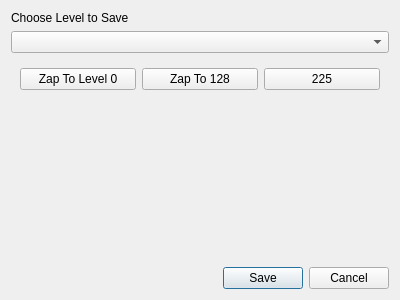
<?xml version="1.0" encoding="UTF-8"?>
<ui version="4.0">
 <class>DialogSave</class>
 <widget class="QDialog" name="DialogSave">
  <property name="geometry">
   <rect>
    <x>0</x>
    <y>0</y>
    <width>400</width>
    <height>300</height>
   </rect>
  </property>
  <property name="windowTitle">
   <string>Dialog</string>
  </property>
  <layout class="QGridLayout" name="gridLayout">
   <item row="0" column="0">
    <widget class="QLabel" name="label">
     <property name="sizePolicy">
      <sizepolicy hsizetype="Preferred" vsizetype="Fixed">
       <horstretch>0</horstretch>
       <verstretch>0</verstretch>
      </sizepolicy>
     </property>
     <property name="text">
      <string>Choose Level to Save</string>
     </property>
    </widget>
   </item>
   <item row="1" column="0">
    <widget class="QComboBox" name="comboBox">
     <property name="sizePolicy">
      <sizepolicy hsizetype="Preferred" vsizetype="Fixed">
       <horstretch>0</horstretch>
       <verstretch>0</verstretch>
      </sizepolicy>
     </property>
    </widget>
   </item>
   <item row="3" column="0">
    <widget class="QLabel" name="preview">
     <property name="text">
      <string/>
     </property>
     <property name="pixmap">
      <pixmap resource="QtSssSNibblers.qrc">:/Images/diamond.svg</pixmap>
     </property>
     <property name="scaledContents">
      <bool>true</bool>
     </property>
    </widget>
   </item>
   <item row="4" column="0">
    <widget class="QLabel" name="warning">
     <property name="sizePolicy">
      <sizepolicy hsizetype="Preferred" vsizetype="Maximum">
       <horstretch>0</horstretch>
       <verstretch>0</verstretch>
      </sizepolicy>
     </property>
     <property name="font">
      <font>
       <weight>75</weight>
       <bold>true</bold>
      </font>
     </property>
     <property name="styleSheet">
      <string notr="true">color: rgb(242, 0, 46);</string>
     </property>
     <property name="text">
      <string notr="true"/>
     </property>
     <property name="wordWrap">
      <bool>true</bool>
     </property>
     <property name="textInteractionFlags">
      <set>Qt::TextSelectableByKeyboard|Qt::TextSelectableByMouse</set>
     </property>
    </widget>
   </item>
   <item row="5" column="0">
    <widget class="QDialogButtonBox" name="buttonBox">
     <property name="orientation">
      <enum>Qt::Horizontal</enum>
     </property>
     <property name="standardButtons">
      <set>QDialogButtonBox::Cancel|QDialogButtonBox::Save</set>
     </property>
    </widget>
   </item>
   <item row="2" column="0">
    <widget class="QFrame" name="horizontalFrame">
     <property name="sizePolicy">
      <sizepolicy hsizetype="Preferred" vsizetype="Maximum">
       <horstretch>0</horstretch>
       <verstretch>0</verstretch>
      </sizepolicy>
     </property>
     <layout class="QHBoxLayout" name="horizontalLayout">
      <item>
       <widget class="QPushButton" name="buttonZap0">
        <property name="toolTip">
         <string>Jump the selector above to first entry.</string>
        </property>
        <property name="text">
         <string>Zap To Level 0</string>
        </property>
       </widget>
      </item>
      <item>
       <widget class="QPushButton" name="buttonZap128">
        <property name="toolTip">
         <string>Jump the selector above to middle entry.</string>
        </property>
        <property name="text">
         <string>Zap To 128</string>
        </property>
       </widget>
      </item>
      <item>
       <widget class="QPushButton" name="buttonZap255">
        <property name="toolTip">
         <string>Jump the selector above near last entries.</string>
        </property>
        <property name="text">
         <string>225</string>
        </property>
       </widget>
      </item>
     </layout>
    </widget>
   </item>
  </layout>
 </widget>
 <resources>
  <include location="QtSssSNibblers.qrc"/>
 </resources>
 <connections>
  <connection>
   <sender>buttonBox</sender>
   <signal>accepted()</signal>
   <receiver>DialogSave</receiver>
   <slot>accept()</slot>
   <hints>
    <hint type="sourcelabel">
     <x>248</x>
     <y>254</y>
    </hint>
    <hint type="destinationlabel">
     <x>157</x>
     <y>274</y>
    </hint>
   </hints>
  </connection>
  <connection>
   <sender>buttonBox</sender>
   <signal>rejected()</signal>
   <receiver>DialogSave</receiver>
   <slot>reject()</slot>
   <hints>
    <hint type="sourcelabel">
     <x>316</x>
     <y>260</y>
    </hint>
    <hint type="destinationlabel">
     <x>286</x>
     <y>274</y>
    </hint>
   </hints>
  </connection>
 </connections>
</ui>
